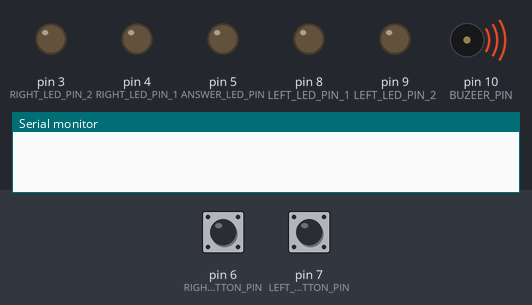
A sketch run on a simulated Arduino Uno, built with avr-gcc and run on an emulated ATmega328P. Shown: output pins drawn as LEDs (lit = HIGH), buzzer (waves = sounding), the last lines printed to the serial monitor. The inputs (shaded band) are chosen by the test bench; at power-on: pin 6 (RIGHT_ANSWER_BUTTON_PIN) HIGH, pin 7 (LEFT_ANSWER_BUTTON_PIN) HIGH. Random numbers use the default seed unless the sketch sets one; pins used as bus, display or sensor lines are not drawn.

Above: at 0.1 s.
At 2.7 s:
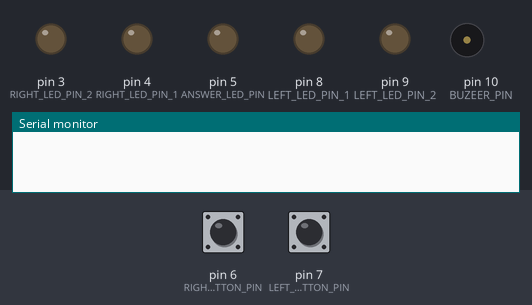
At 11.7 s:
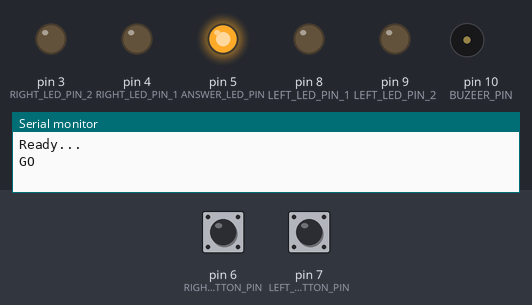
Timing chart, 0 to 13.2 s (numbered marks = the images above):
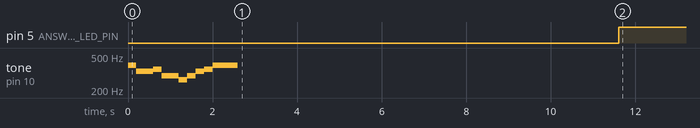

Measured:
- by itself, pin 5 (ANSWER_LED_PIN): LOW → HIGH at 11.6 s

The sketch:

AnswerLightGame.ino
```cpp
// 左邊玩家
const int LEFT_LED_PIN_1 = 8;
const int LEFT_LED_PIN_2 = 9;
const int LEFT_ANSWER_BUTTON_PIN = 7;
// 搶答燈
const int ANSWER_LED_PIN = 5;
// 右邊玩家
const int RIGHT_LED_PIN_1 = 4;
const int RIGHT_LED_PIN_2 = 3;
const int RIGHT_ANSWER_BUTTON_PIN = 6;
// 蜂鳴器(Buzeer)
const int BUZEER_PIN = 10;

// 達標分數
int count = 2;
// 左邊玩家分數
int left_score = 0;
// 右邊玩家分數
int right_score = 0;
// 遊戲結束
boolean gameOver = false;
// 音符陣列
int freq[] = {0, 262, 294, 330, 349, 392, 440, 494};
int bee[] = {5, 3, 3, 4, 2, 2, 1, 2, 3, 4, 5, 5, 5};
void setup() {
  Serial.begin(9600);
  // 初始設定
  pinMode(LEFT_LED_PIN_1, OUTPUT);
  pinMode(LEFT_LED_PIN_2, OUTPUT);
  pinMode(LEFT_ANSWER_BUTTON_PIN, INPUT);
  pinMode(ANSWER_LED_PIN, OUTPUT);
  pinMode(RIGHT_LED_PIN_1, OUTPUT);
  pinMode(RIGHT_LED_PIN_2, OUTPUT);
  pinMode(RIGHT_ANSWER_BUTTON_PIN, INPUT_PULLUP);
  pinMode(BUZEER_PIN, OUTPUT);
  // 所有玩家的燈先關閉
  digitalWrite(LEFT_LED_PIN_1, LOW);
  digitalWrite(LEFT_LED_PIN_2, LOW);
  digitalWrite(RIGHT_LED_PIN_1, LOW);
  digitalWrite(RIGHT_LED_PIN_2, LOW);
  // 遊戲開始
  gameOver = false;
  // 遊戲開始音樂
  for(int i=0;i<=13;i++) {
    tone(BUZEER_PIN, freq[bee[i]], 500);
    delay(200);
  }
}

void loop() {
  if(gameOver) {
    return;
  }
  // 關閉搶答燈
  digitalWrite(ANSWER_LED_PIN, LOW);
  Serial.println("Ready...");
  delay(3000);
  Serial.println("GO");
  // 開始出題
  delay(random(3000, 10000));
  // 搶答燈亮
  digitalWrite(ANSWER_LED_PIN, HIGH);
  // 蜂鳴器發出聲音
  sound(50);

  // 等待玩家按下按鈕
  while(true) {
    // 左邊玩家按下
    if(digitalRead(LEFT_ANSWER_BUTTON_PIN) == 0) {
      left_score++; // 分數加+1
      sound(50);
      if(left_score == 1) { // 亮第一燈
        digitalWrite(LEFT_LED_PIN_1, HIGH);
      } else { // 亮第二燈
        digitalWrite(LEFT_LED_PIN_2, HIGH);
      }
      break;
    }
    // 右邊玩家按下
    if(digitalRead(RIGHT_ANSWER_BUTTON_PIN) == 0) {
      right_score++; // 分數加+1
      sound(50);
      if(right_score == 1) { // 亮第一燈
        digitalWrite(RIGHT_LED_PIN_1, HIGH);
      } else { // 亮第二燈
        digitalWrite(RIGHT_LED_PIN_2, HIGH);
      }
      break;
    }
  }
  if(left_score == count) { // 驗證玩家分數是否 == 達標分數
      Serial.println("LEFT WIN !");
      gameOver = true;
      //gameoverSound(100, 3);
  }
  if(right_score == count) {
      Serial.println("RIGHT WIN !");
      gameOver = true;
      //gameoverSound(100, 4);
  }
  delay(1000);
}

void sound(int delaytime) {
  // 蜂鳴器開
  digitalWrite(BUZEER_PIN, HIGH);
  delay(delaytime); // 發音時間
  // 蜂鳴器關
  digitalWrite(BUZEER_PIN, LOW);
}

void gameoverSound(int delaytime, int times) {
  for(int i=0;i<times;i++) {
    delay(delaytime);
    sound(50);
  }
}
```
